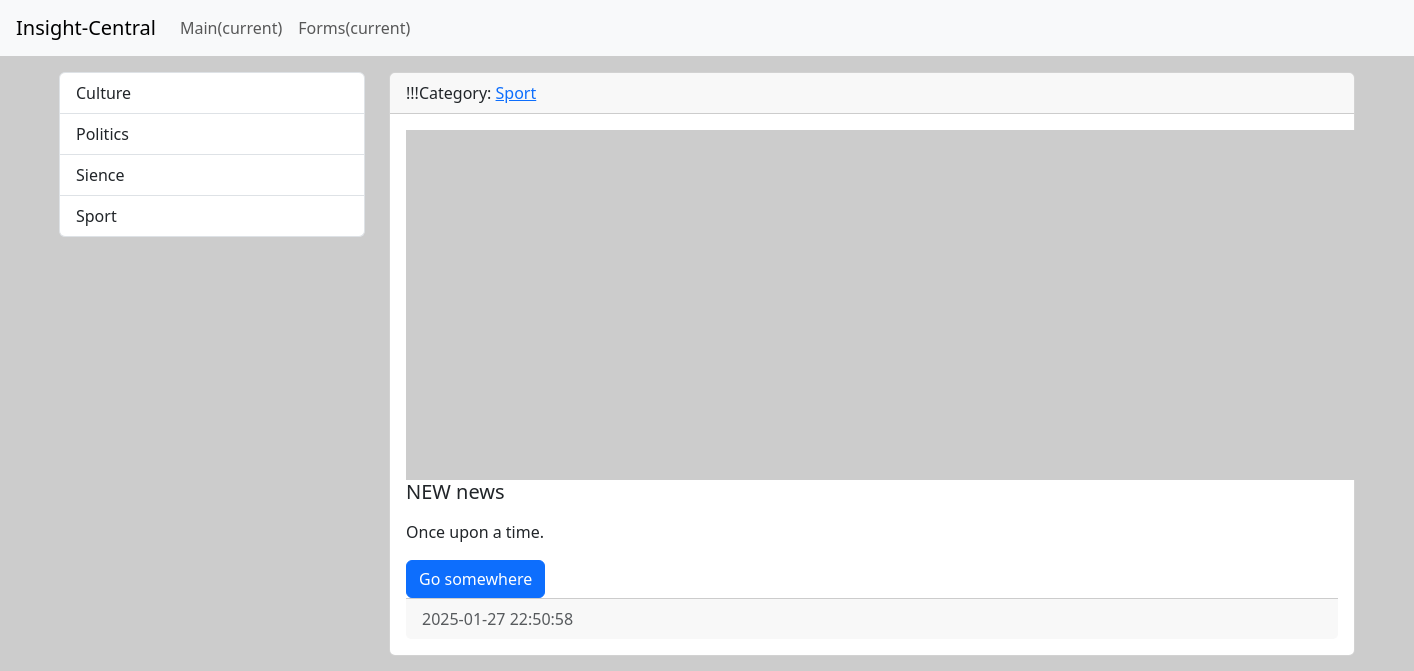
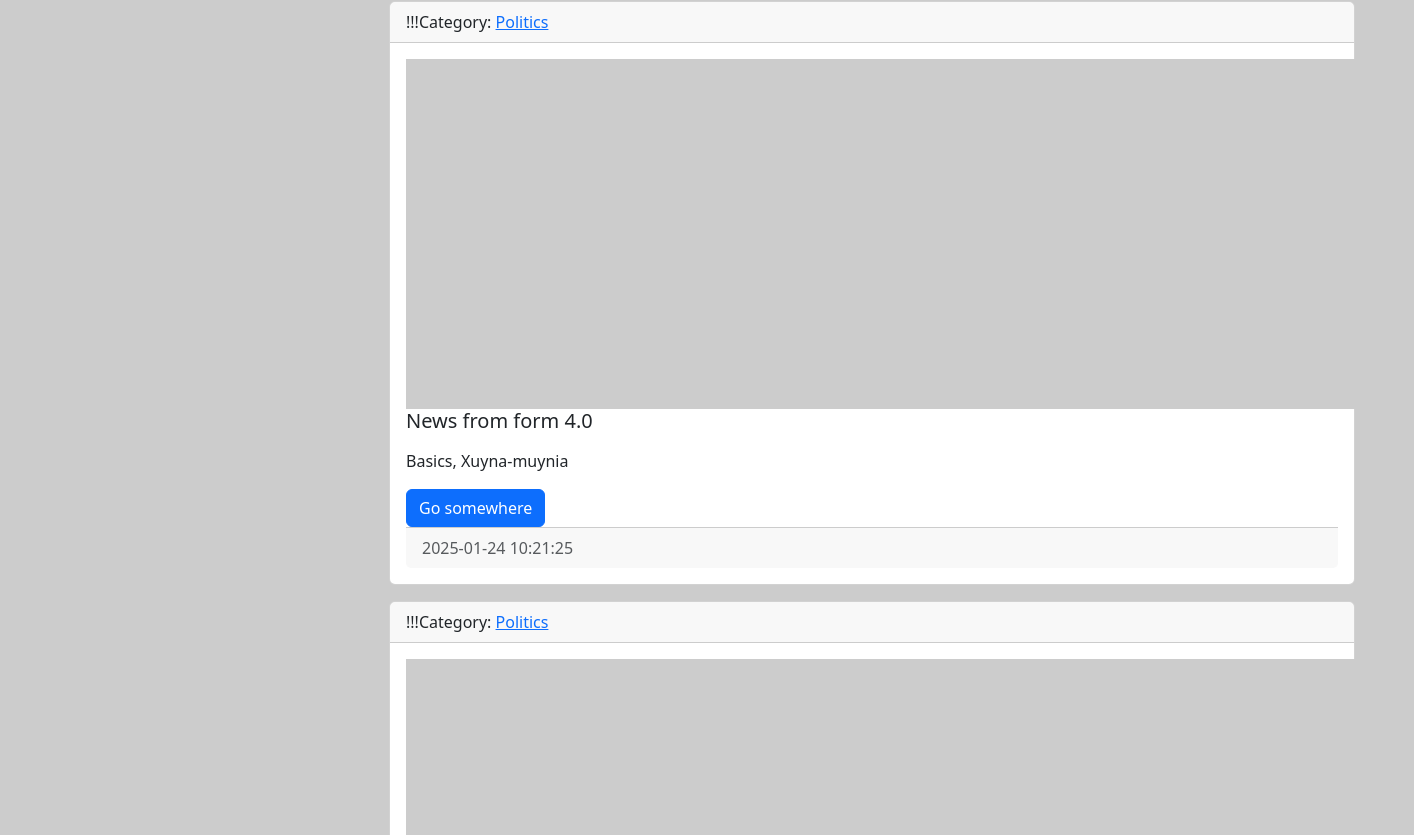
Before: / (upper part) with the older database file (2 pictures, top to bottom).
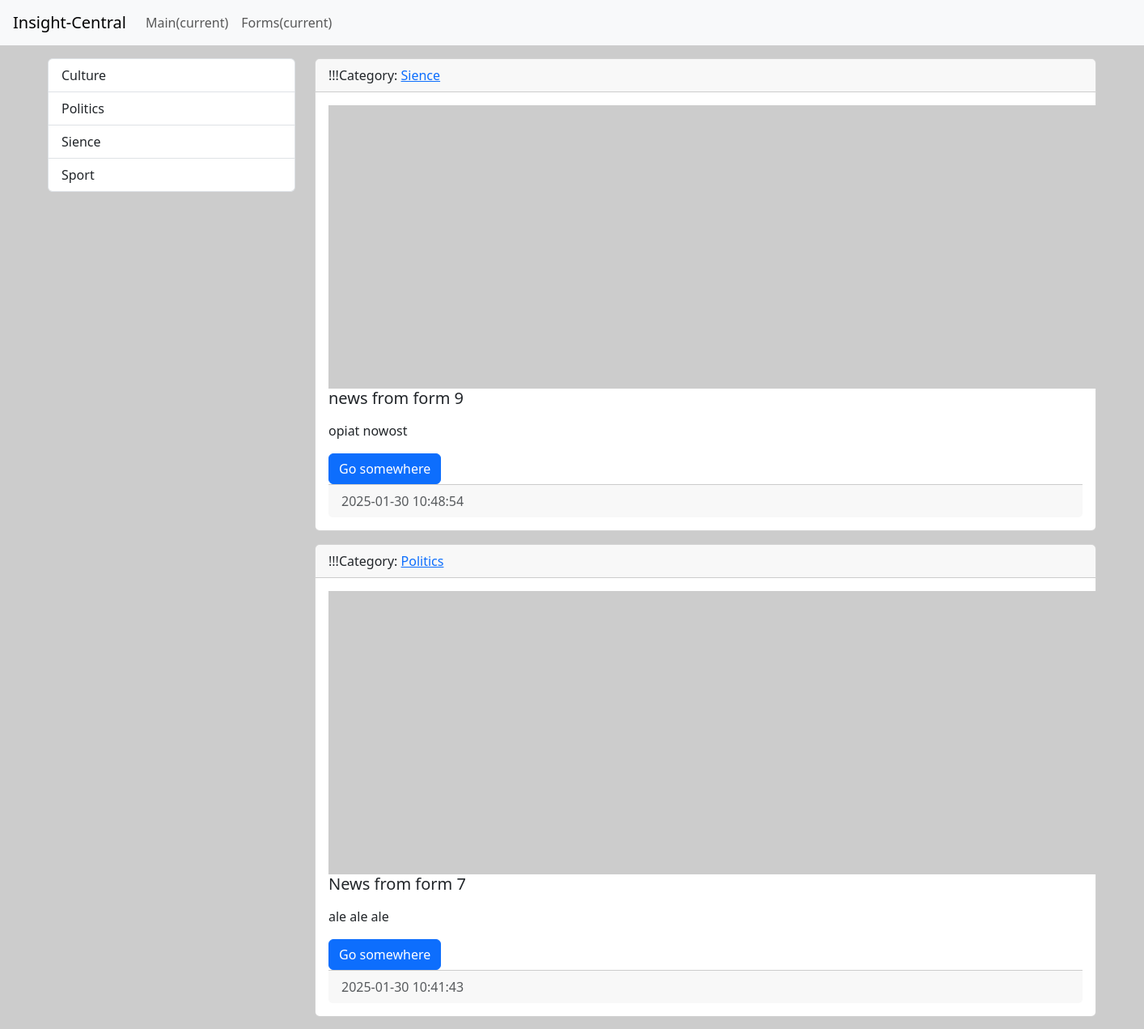
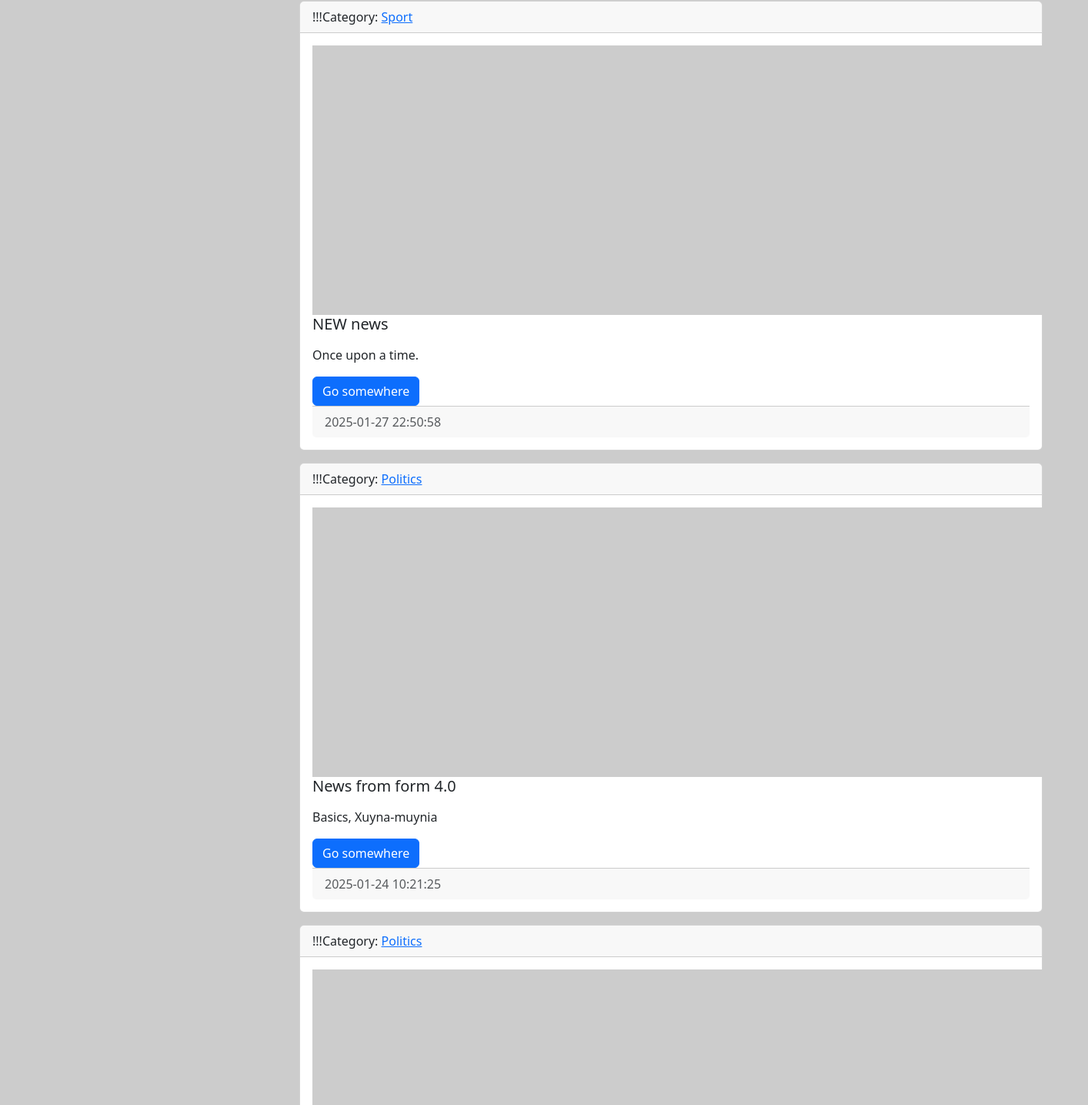
After: the same page with the newer database file (2 pictures, top to bottom).
### news/models.py (models this page shows, shortened)
class Category(models.Model):
    title = models.CharField(max_length=150, db_index=True, verbose_name="News Category")
    def get_absolute_url(self):
        return reverse('category', kwargs={"category_id":self.pk})
    def __str__(self):
        return self.title
    class Meta:
        verbose_name = "Categories"
        verbose_name_plural = "Category"
        ordering = ["title"]

class News(models.Model):
    title = models.CharField(max_length=150, verbose_name="News name")
    content = models.TextField(blank=True, verbose_name="Content")
    created_at = models.DateTimeField(auto_now_add=True, verbose_name="Creation Date")
    updated_at = models.DateTimeField(auto_now=True, verbose_name="Date of update")
    photo = models.ImageField(upload_to="photos/%Y/%m/%d/", verbose_name="Picture", blank=True)
    is_published = models.BooleanField(default=True, verbose_name="Published")
    category = models.ForeignKey("Category", on_delete=models.PROTECT, verbose_name="Cat.")
    def get_absolute_url(self):
        return reverse('view_news', kwargs={"pk":self.pk})
    class Meta:
        verbose_name = "NEWS"
        verbose_name_plural = "NOVYNA"
        ordering = ["-created_at", "title"]# порядок сортировки, влияет на views, соответственно можно указать .all() во views

### news/views.py (the view)
# urls.py: path('', HomeNews.as_view(), name = 'home'),
class HomeNews(ListView):
    model = News
    template_name = "news/home_news_list.html"
    context_object_name = 'news'
    def get_context_data(self, *, object_list=None, **kwargs):
        context = super().get_context_data(**kwargs)
        context['title'] = "Main page"
        return context
    def get_queryset(self):
        return News.objects.filter(is_published=True)

### news/templatetags/news_tags.py (called while the page is built)
@register.inclusion_tag('news/list_categories.html')
def show_categories(arg1 = "Hello", arg2 = 'World'):
    categories = (Category.objects.all())
    return {"categories" : categories, 'arg1': arg1 , "arg2": arg2 }

### news/templates/news/home_news_list.html (shortened to what this page needs)
{% extends 'base.html' %}
{% block sidebar %}
{% include 'inc/_sidebar.html' %}
{% endblock %}
{% block content %}
{% for item in news %}
<div class="card mb-3">
    <div class="card-header">
        !!!Category: <a href="{{ item.category.get_absolute_url }}">{{ item.category }}</a>
    </div>
    <div class="card-body">
        <div class="media">
            {% if item.photo %}
            <img src="{{ item.photo.url }}" alt='' width="350" class="mr-3">
            {% else %}
            <img src="https://picsum.photos/id/1060/350/300/?blur=2" alt='' class="mr-3">
            {% endif %}
            <div class="media-body">
                <h5 class="card-title">{{ item.title }}</h5>
                <p class="card-text">{{ item.content|safe | linebreaks| truncatewords:50 }}</p>
                <a href="{{ item.get_absolute_url }}" class="btn btn-primary">Go somewhere</a>
            </div>
        </div>
        <div class="card-footer text-muted">
            {{ item.created_at|date:"Y-m-d H:i:s"}}
        </div>
    </div>
</div>
{% endfor %}
{% endblock %}

### templates/base.html (shortened to what this page needs)
{% load static %}
<!doctype html>
<html lang="en">
<head>
    <link rel="stylesheet" href="{% static 'bootstrap/css/bootstrap.min.css' %}">
    <link rel="stylesheet" href="{% static 'css/style.css' %}">
</head>
<body>
{% include 'inc/_nav.html'%}
<div class="container mt-3">
    <div class="row">
        <div class="col-md-3">
            {% block sidebar %} SIDEBAR {% endblock %}
        </div>
        <div class="col-md-9">
            {% block content %} CONTENT {% endblock %}
        </div>
    </div>
</div>
</body>
</html>

### templates/inc/_nav.html (shortened to what this page needs)
<nav class="navbar navbar-expand-lg navbar-light bg-light">
  <a class="navbar-brand ms-3" href="{% url 'home'%}">Insight-Central</a>
  <div class="collapse navbar-collapse" id="navbarSupportedContent">
    <ul class="navbar-nav mr-auto">
      <li class="nav-item active"><a class="nav-link" href="{% url 'home'%}">Main<span class="sr-only">(current)</span></a></li>
      <li class="nav-item active"><a class="nav-link" href="{% url 'add_news'%}">Forms<span class="sr-only">(current)</span></a></li>
    </ul>
  </div>
</nav>

### templates/inc/_sidebar.html (shortened to what this page needs)
{% load news_tags %}
{% show_categories %}

### news/templates/news/list_categories.html
<div class="list-group">
    {% for item in categories %}
    <a href="{{ item.get_absolute_url }}" class="list-group-item list-group-item-action">{{ item.title }}</a>
    {% endfor %}
</div>

### fyanlab/static/css/style.css (style rules this page uses)
body { background-color: #ccc; }

Changed rows visible on the page:
added News: category "Sience", title "news from form 9", content "opiat nowost", created_at "2025-01-30 10:48:54"
added News: category "Politics", title "News from form 7", content "ale ale ale", created_at "2025-01-30 10:41:43"
